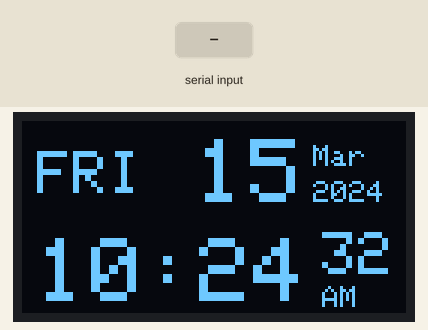
Simulated run of this sketch. Board: Arduino Uno, built with avr-gcc and run on an emulated ATmega328P. On the bench: 128×64 one-colour display. Inputs (shaded band) come from the test bench. The local clock reads 2024-03-15 10:24:30 at power-on unless the sketch sets it; what the sketch prints to the serial monitor is not drawn.

Above: at 2.1 s.
At 3.2 s:
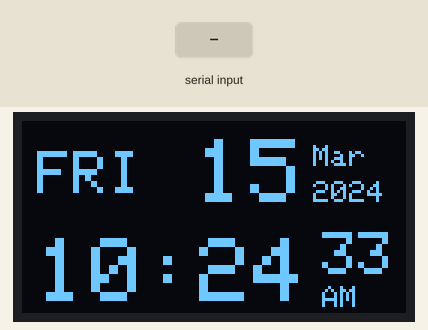
3.3 s: "90 45 200 10 150 30\n" received over Serial
At 4.9 s:
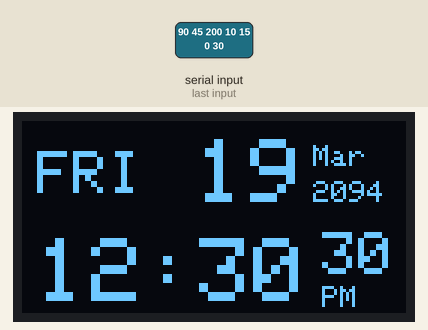
6.3 s: "90,45\n" received over Serial
Timing chart, 0 to 9.3 s (numbered marks = the images above; inputs shaded):
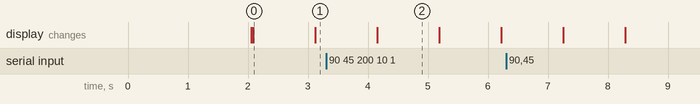

Measured:
- after the input at 3.3 s, the display: changes after 0.86 s (image 2)
- what the display in image 0 shows lasts 1.0 s, from 2.1 s to 3.1 s

The sketch:

MAIN.ino
```cpp
/// PROJECT MADE BY ANANDHU AJITH CONSIDER FOLLOWING ON GITHUB @https://github.com/ANANDHUAJITH ON INSTAGRAM @192.168.1.217


#include <Wire.h>
#include <RTClib.h>
#include <Adafruit_GFX.h>
#include <Adafruit_SSD1306.h>

#define SCREEN_WIDTH 128 // OLED display width, in pixels
#define SCREEN_HEIGHT 64 // OLED display height, in pixels

char days[7][12]  = {"SUN", "MON", "TUE", "WED", "THU", "FRI", "SAT"};
char months[12][4] = {"Jan", "Feb", "Mar", "Apr", "May", "Jun", "Jul", "Aug", "Sep", "Oct", "Nov", "Dec"};

DS1307 rtc;  // create an RTC object

Adafruit_SSD1306 display(SCREEN_WIDTH, SCREEN_HEIGHT, &Wire, -1);  // create object of ssd1306 -1 no hardware reset pin

void setup()
{
  Serial.begin(115200);

  if(!display.begin(SSD1306_SWITCHCAPVCC, 0x3C)) { // Address for 128x64
    Serial.println(F("SSD1306 allocation failed"));
    for(;;);
  }
  delay(2000);

  /* Initialize OLED display */
  display.clearDisplay();
  display.setCursor(0,0);
  display.setTextSize(1);
  display.setTextColor(WHITE);

  display.setCursor(10,28);
  display.setTextSize(2);
  display.print("ADTA");

  display.display();
  display.clearDisplay();

  display.setCursor(3,28);
  display.setTextSize(2);
  display.setTextColor(WHITE);

  if (!rtc.begin()) {
    Serial.println("Couldn't find RTC");
    while (1);
  }

  if (!rtc.isrunning()) {
    Serial.println("RTC is NOT running!");
    // Following line sets the RTC to the date & time this sketch was compiled
  rtc.adjust(DateTime(F(__DATE__), F(__TIME__)));
  }

  Serial.println("Enter time in the format: YYYY MM DD HH MM SS");
}

void loop()
{ display.print(".");
  displayTimeDate();  // Display time on OLED
  delay(1000);

  if (Serial.available()) {
    setTimeFromSerial();
  }
}

void displayTimeDate()
{
  String meridiem;
  int hour;

  /* Calculate time and date */
  DateTime now = rtc.now();

  int date = now.day();
  int monthNum = now.month();
  int year = now.year();

  String day = days[now.dayOfWeek()];
  int minute = now.minute();
  int second = now.second();

  /* Convert 24hr format to 12hr format */
  if(now.hour() >= 12)
  {
    meridiem = "PM";
    hour = now.hour() - 12;
  }
  else
  {
    meridiem = "AM";
    hour = now.hour();
  }

  if(hour == 0)
  {
    hour = 12;
  }

  /* Display time on OLED display */
  display.clearDisplay();

  display.setTextSize(2);
  display.setCursor(5,10);
  display.print(day);

  display.setTextSize(3);
  display.setCursor(58,6);
  if(date < 10) display.print(0);
  display.print(date);

  display.setTextSize(1);
  display.setCursor(97,8);
  display.print(months[monthNum-1]);
  display.setCursor(97,20);
  display.print(year);

  display.setCursor(5,39);
  display.setTextSize(3);
  if(hour < 10) display.print(0);
  display.print(hour);
  display.print(":");
  if(minute < 10) display.print(0);
  display.print(minute);
  display.setTextSize(2);
  display.setCursor(100,37);
  if(second < 10) display.print(0);
  display.print(second);
  display.setTextSize(1);
  display.setCursor(100,55);
  display.print(meridiem);
  display.display();
}

void setTimeFromSerial() {
  if (Serial.available()) {
    String input = Serial.readStringUntil('\n');
    int year, month, day, hour, minute, second;
    if (sscanf(input.c_str(), "%d %d %d %d %d %d", &year, &month, &day, &hour, &minute, &second) == 6) {
      rtc.adjust(DateTime(year, month, day, hour, minute, second));
      Serial.println("Time set successfully!");
    } else {
      Serial.println("Invalid format. Use: YYYY MM DD HH MM SS");
    }
  }
}
```
